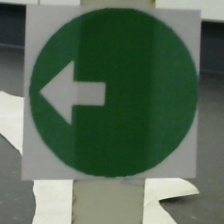
#> input picture Arrow Detection/left_165.jpg, 224 x 224 px, given in place of the camera
$ python cv_haar_arrows.py
#> lines starting #> are read from the running program, lines starting #| are printed output that depends on the picture; after the words box and inside, x2 and y2 are one past the last pixel; in counts of white or black regions, pixels touching at a corner belong together; long printed decimals are rounded
# -*- coding: utf-8 -*-
"""
Created on Thu Oct 24 13:10:57 2019

Added code to run from PiCamera, with Threading

@author: Wolf
"""
#import numpy
import cv2
from datetime import datetime
from imutils.video.pivideostream import PiVideoStream
#from imutils.video import VideoStream
import time
from imutils.video import FPS
import imutils

# Load Classifiers
start = time.time()
left_cascade = cv2.CascadeClassifier('arrows_trained/leftGUI_cascade.xml')
right_cascade = cv2.CascadeClassifier('arrows_trained/right_cascade.xml')
up_cascade = cv2.CascadeClassifier('arrows_trained/upGUI_cascade.xml')
end = time.time()

print("[INFO] Loaded classifers. Time elapsed: {} ms".format((end-start)*1000))
#cap = cv2.VideoCapture(1)
picam = PiVideoStream().start()
print("[INFO] Warming up cameras.")
time.sleep(2)

#ctr = 0
while True:
#    ret, frame = cap.read()
#    frame = cv2.flip(frame,1)
    frame = picam.read()
#> frame is the input picture: shape (224, 224, 3); mean B, G, R 87.4, 106.4, 87.9
    reframe = imutils.resize(frame, 400)
    gray = cv2.cvtColor(reframe, cv2.COLOR_BGR2GRAY)
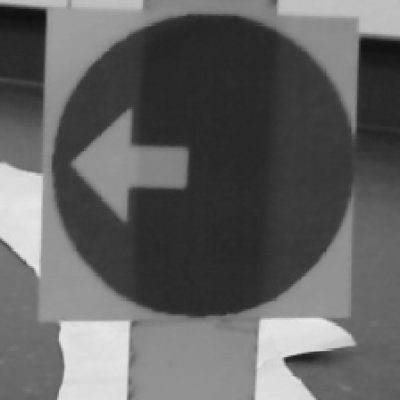
#> gray: shape (400, 400); min 16, max 238, mean 98.7
    fps = FPS().start()
    start = time.time()
    lefts= left_cascade.detectMultiScale(gray, 1.1, 3)
#> lefts = [[73, 110, 111, 111]]
    end = time.time()
    for x,y,w,h in lefts:
        cv2.rectangle(reframe, (x,y), (x+w, y+h),(100,100,0), 2)
        cv2.putText(reframe, 'left', (x,y),cv2.FONT_HERSHEY_COMPLEX,1,(100,100,0), 2)
        print(" {} : Detected left ".format((end-start)*1000))
#> this loop made 1 pass
#|  22.331 : Detected left
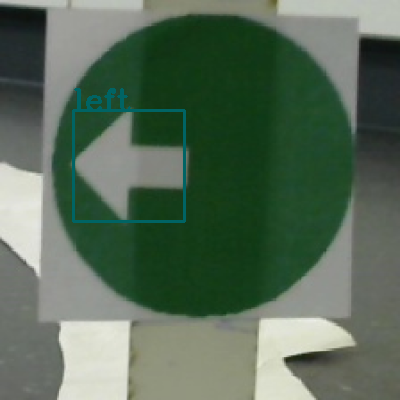
#> reframe: shape (400, 400, 3); mean B, G, R 88, 106.7, 87.5

    start = time.time()
    rights = right_cascade.detectMultiScale(gray,1.1, 5)
#> rights = ()
    end = time.time()
    for x,y,w,h in rights:
        cv2.rectangle(reframe, (x,y), (x+w, y+h),(0,0,255), 2)
        cv2.putText(reframe,'right', (x,y),cv2.FONT_HERSHEY_COMPLEX,1,(0,0,255), 2)
        print(" {} : Detected right ".format((end-start)*1000))
#> this loop made 0 passes

    start = time.time()
    ups = up_cascade.detectMultiScale(gray,1.1, 3)
#> ups = ()
    end = time.time()
    for x,y,w,h in ups:
        cv2.rectangle(reframe, (x,y), (x+w, y+h),(0,255,0), 2)
        cv2.putText(reframe,'Forward', (x,y),cv2.FONT_HERSHEY_COMPLEX,1,(0,255,0), 2)
        print(" {} : Detected up ".format((end-start)*1000))

    fps.update()
    fps.stop()
    cv2.putText(reframe, "FPS : {:.2f}".format(fps.fps()), (10, 25), cv2.FONT_HERSHEY_SIMPLEX, 1, (255,255,255), 2)
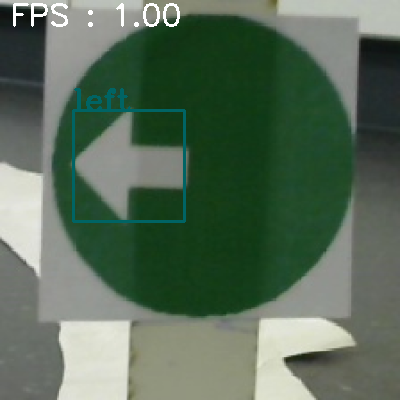
#> reframe: shape (400, 400, 3); 0.6% of pixels changed, all inside (x1, y1, x2, y2) = (13, 3, 180, 27)
    #edges = cv2.Canny(gray, 50, 150, apertureSize=3)
    cv2.imshow('Result', reframe)
    #cv2.imshow('Canny', edges)
    k = cv2.waitKey(1)
#> (key Esc is pressed here)
    if k%256 == 27:
        break

#cap.release()
picam.stop()
#> (the run stopped early here; a loop or call above may not have finished)

$ run again, on Arrow Detection/left_37.jpg
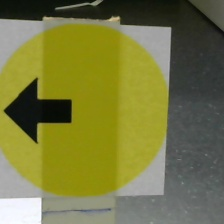
#> input picture Arrow Detection/left_37.jpg, 224 x 224 px, given in place of the camera
#> frame is the input picture: shape (224, 224, 3); mean B, G, R 64.1, 120.1, 119.5
#> `gray = cv2.cvtColor(reframe, cv2.COLOR_BGR2GRAY)`:
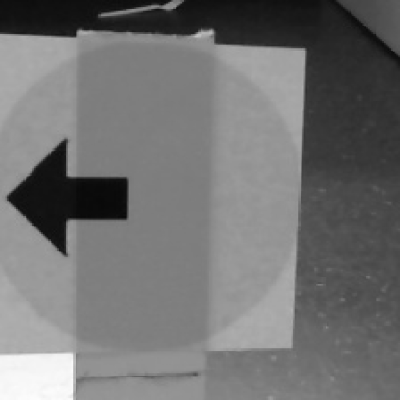
#> gray: shape (400, 400); min 8, max 253, mean 113.6
#> lefts = ()
#> `cv2.putText(reframe, "FPS : {:.2f}".format(fps.fps()), (10, 25), cv2.F..`:
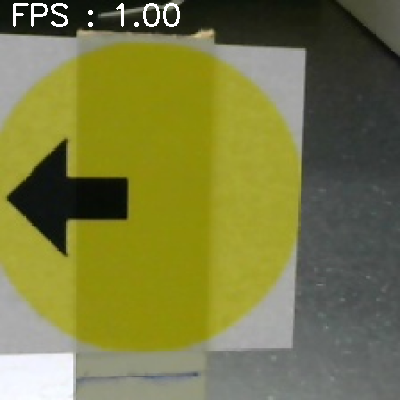
#> reframe: shape (400, 400, 3); mean B, G, R 65.4, 121.5, 120.9

$ run again, on Arrow Detection/left_85.jpg
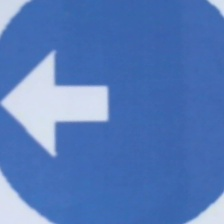
#> input picture Arrow Detection/left_85.jpg, 224 x 224 px, given in place of the camera
#> frame is the input picture: shape (224, 224, 3); mean B, G, R 186.4, 122.6, 85.4
#> lefts = [[7, 96, 175, 175]]
#> the loop `for x,y,w,h in lefts:` made 1 pass
#> (printed output is left out)
#> after the loop `for x,y,w,h in lefts:`:
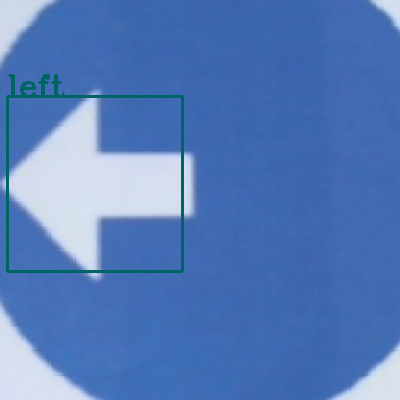
#> reframe: shape (400, 400, 3); mean B, G, R 185, 122.2, 84
#> rights = ()
#> `cv2.putText(reframe, "FPS : {:.2f}".format(fps.fps()), (10, 25), cv2.F..`:
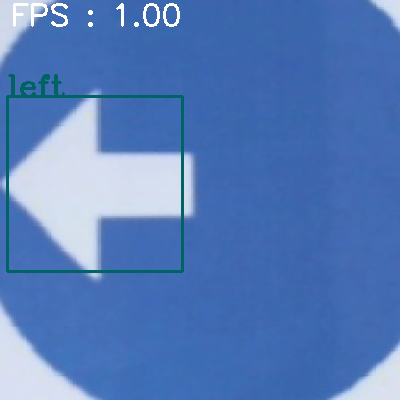
#> reframe: shape (400, 400, 3); 0.6% of pixels changed, all inside (x1, y1, x2, y2) = (13, 3, 180, 27)
